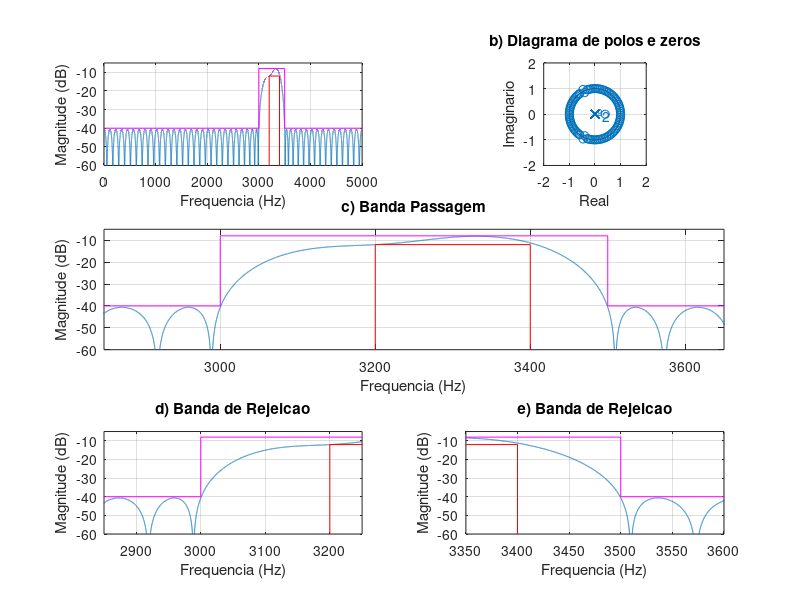
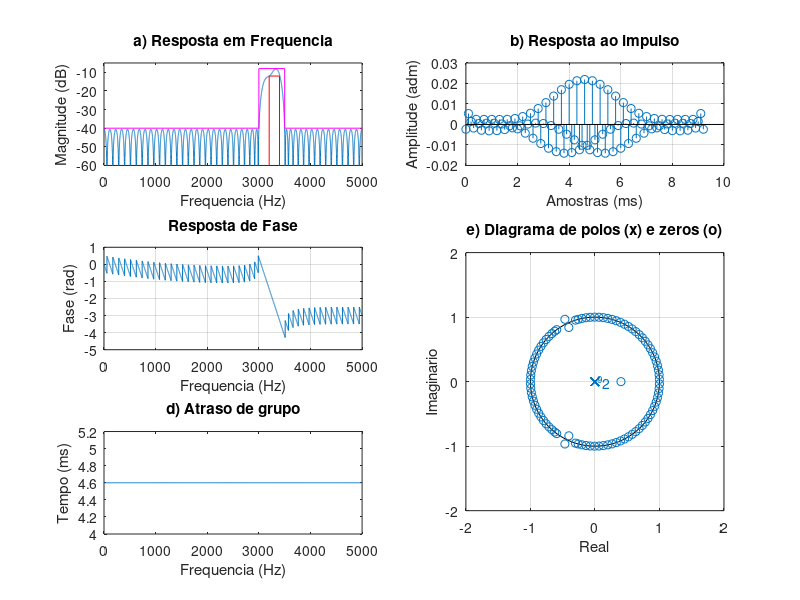

Source code (MATLAB) for these figures, in order:
% Projeto filtro 3 FIR PM
% BP - (fa = 10000 Hz, f1 = 3000 Hz; f2 = 3200 Hz, f3 = 3400 Hz;
% f4 = 3500 Hz, Ap = 2 dB, As = 30 dB, GdB = -10 dB)

close all;
clear all;
clc;

ExecutarAjuste = 1;

%% Especificacoes
Ap = 2; As = 30; GdB = -10;

fa = 10000;
fp1 = 3200; fp2 = 3400;
fs1 = 3000; fs2 = 3500;

fcuts = [fs1 fp1 fp2 fs2];
w = fcuts/fa*(2*pi);
ws1 = w(1)/pi; wp1 = w(2)/pi; wp2 = w(3)/pi; ws2 = w(4)/pi;

mags = [0 1 0];
devs_As = 10^(-(As+1.6)/20);
devs_Ap = 1-10^(-Ap/20);
devs = [devs_As devs_Ap devs_As];
G0 = GdB;

% calculo da ordem com firpmord
if ExecutarAjuste
    fcuts = fcuts + [0 -15 10 0];
end

[n,f0,a0,w0] = firpmord(fcuts,mags,devs,fa);

% calculo algoritmo PM
h_pm = firpm(n,f0,a0,w0);
h_pm = h_pm*10^(G0/20);

%%
figure(1)
subplot(321)
title('a) Resposta em Frequencia')
[h, w] = freqz(h_pm, 1, linspace(0,pi,100000));
% plot(w/pi, abs(h)); grid on;
plot(w*fa/2/pi,20*log10(abs(h))); grid on;
xlim([0 fa/2]);ylim([-60 -5]);
hold on;
Amin = 80;
As = As - G0;
Ap = Ap + G0;
plot([wp1, wp1, wp2, wp2]*fa/2, [-Amin, Ap-4, Ap-4, -Amin], '-r')
plot([0, ws1, ws1, ws2, ws2, 1]*fa/2, [-As, -As, Ap, Ap, -As,-As], '-m')
xlabel('Frequencia (Hz)');
ylabel('Magnitude (dB)');

subplot(322)
zplane(h_pm, 1); axis([-2 2 -2 2]);
title('b) Diagrama de polos e zeros')
xlabel('Real');
ylabel('Imaginario');

subplot(3,2,3:4)
plot(w*fa/2/pi,20*log10(abs(h))); grid on;
title('c) Banda Passagem')
grid on; hold on;
plot([wp1, wp1, wp2, wp2]*fa/2, [-Amin, Ap-4, Ap-4, -Amin], '-r')
plot([0, ws1, ws1, ws2, ws2, 1]*fa/2, [-As, -As, Ap, Ap, -As,-As], '-m')
xlim([2850 3650]); ylim([-60 -5]);
xlabel('Frequencia (Hz)');
ylabel('Magnitude (dB)');

subplot(3,2,5)
plot(w*fa/2/pi,20*log10(abs(h))); grid on;
title('d) Banda de Rejeicao')
grid on; hold on;
plot([wp1, wp1, wp2, wp2]*fa/2, [-Amin, Ap-4, Ap-4, -Amin], '-r')
plot([0, ws1, ws1, ws2, ws2, 1]*fa/2, [-As, -As, Ap, Ap, -As,-As], '-m')
xlim([2850 3250]); ylim([-60 -5]);
xlabel('Frequencia (Hz)');
ylabel('Magnitude (dB)');

subplot(3,2,6)
plot(w*fa/2/pi,20*log10(abs(h))); grid on;
title('e) Banda de Rejeicao')
grid on; hold on;
plot([wp1, wp1, wp2, wp2]*fa/2, [-Amin, Ap-4, Ap-4, -Amin], '-r')
plot([0, ws1, ws1, ws2, ws2, 1]*fa/2, [-As, -As, Ap, Ap, -As,-As], '-m')
xlim([3350 3600]); ylim([-60 -5]);
xlabel('Frequencia (Hz)');
ylabel('Magnitude (dB)');

%%
figure(2)
%suptitle(['LP FIR ' num2str(fp) '-' num2str(fs) ' Ordem: ' num2str(2*M+1)])

escala = fa/2;
subplot(3,2,[4 6])
zplane(h_pm, 1);
axis([-2 2 -2 2])
title('e) Diagrama de polos (x) e zeros (o)')
xlabel('Real');
ylabel('Imaginario');

clear h w
[h, w] = freqz(h_pm, 1, 'whole');

subplot(322)
x_imp = [0:length(h_pm)-1]/fa*1000;
stem(x_imp, h_pm); grid on;
title('b) Resposta ao impulso')
xlabel('Amostras (ms)');
ylabel('Amplitude (adm)');

subplot(321)
[h, w] = freqz(h_pm, 1, linspace(0,pi,10000));
% plot(w/pi, abs(h)); grid on;
% plot(w/pi*escala, 20*log10(abs(h))); grid on;
plot(w*fa/2/pi,20*log10(abs(h)))
hold on;
title('a) Resposta em Frequencia')
ylim([-60 -5])
Amin = 80;
plot([wp1, wp1, wp2, wp2]*fa/2, [-Amin, Ap-4, Ap-4, -Amin], '-r')
plot([0, ws1, ws1, ws2, ws2, 1]*fa/2, [-As, -As, Ap, Ap, -As,-As], '-m')
xlim([0 fa/2])
xlabel('Frequencia (Hz)');
ylabel('Magnitude (dB)');

subplot(323)
plot(w/pi*escala, unwrap(angle(h))/pi); grid on;
title('Resposta de Fase')
xlabel('Frequencia (Hz)');
ylabel('Fase (rad)');

subplot(325)
[del_y, del_x] = grpdelay(h_pm, 1);
plot(del_x/pi*fa/2, del_y/fa*1000);
title('d) Atraso de grupo')
xlabel('Frequencia (Hz)');
ylabel('Tempo (ms)');
